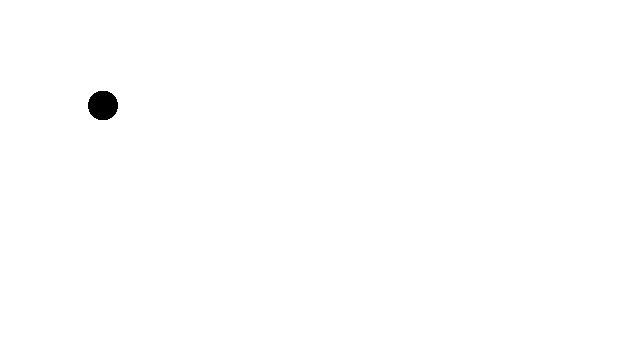
Frame 1 (no input)
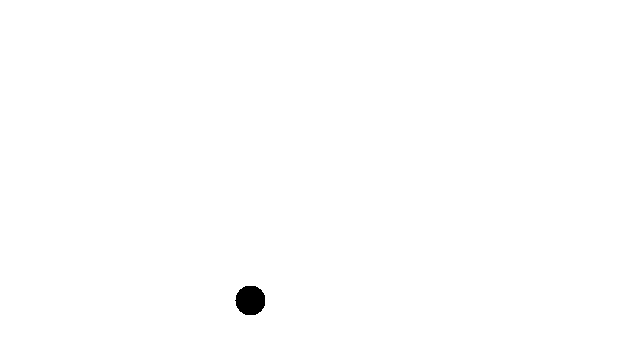
Frame 60 (the mouse pressed at the canvas centre just before this capture)
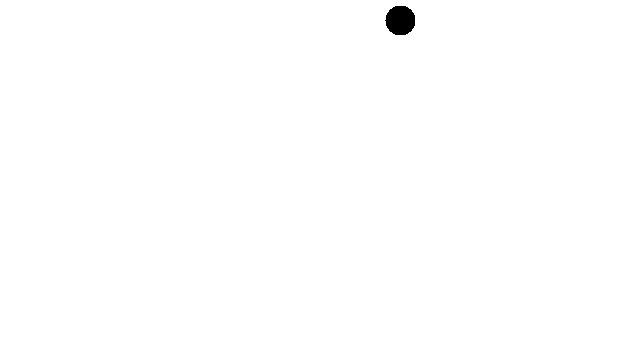
Frame 120 (the mouse held since frame 60 and released just before this capture)

The Processing sketch that drew these frames (run headless with seeded random() and noise(); from frame 60 on, the mouse is pressed at the canvas centre):

// Processing sketch: movimiento_vectores
// ── movimiento_vectores.pde


/*
* Movimiento lineal con rebote ( usando vectores )
* En mecánica, el movimiento es un cambio de la posición de un cuerpo  
* a lo largo del tiempo respecto de un sistema de referencia[1].
* [1]: https://en.wikipedia.org/wiki/Linear_motion
**/
int rad = 15; //radio del elipse
PVector posicion; //Posicion del cuerpo (x,y)
PVector velocidad; //Velocidad del cuerpo (vx, vy)
 
void setup() {
  size(640,360);
  posicion = new PVector(100,100);
  velocidad = new PVector(2.5,5);
  
  //Algunas configuraciones de apariencia
  noSmooth();
  noStroke();
  fill(0);
}
 
void draw() {
  background(255);
 //actualizamos la posicion del cuerpo agregando el vector velocidad
 //al vector de posicion
  posicion.add(velocidad);
  
  //Verificamos que la posicion esté dentro de los limites
  //del espacio, usando los componentes individuales de cada vector.
  if ((posicion.x > width - rad) || (posicion.x < 0 + rad)) {
    //si el objeto se encuentra por fuera, invertimos su direccion.
    velocidad.x = velocidad.x * -1;
  }
  if ((posicion.y > height - rad) || (posicion.y < 0 + rad)) {
    
    //si el objeto se encuentra por fuera, invertimos su direccion.
    velocidad.y = velocidad.y * -1;
  }
 
  background(255);
  //se dibuja el elipse en la posicion actualizada
  ellipse(posicion.x, posicion.y, rad*2, rad*2);
}
